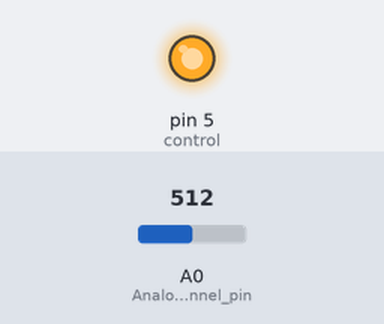
Recording of a sketch running on a simulated Arduino Uno, built with avr-gcc and run on an emulated ATmega328P. On the bench: output pins drawn as LEDs (lit = HIGH). The inputs (shaded band) are chosen by the test bench; at power-on: A0 (Analog_channel_pin) = 512. What the sketch prints to the serial monitor is not drawn.

Above: at 0.15 s.
Timing chart, 0 to 1.8 s (numbered marks = the images above):
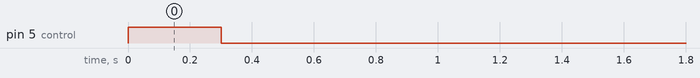

Measured:
- by itself, pin 5 (control): LOW → HIGH at 0.00 s, → LOW 0.30 s later

The sketch:

pomiar_napiecia_potencjometr.ino
```cpp
#define Analog_channel_pin 0
#define control 5
#define lowD 6
#define highD 7
#define highestD 8

int ADC_VALUE =0;
int voltage=0;
int last=0;
int now=0;
void setup()
{
  Serial.begin(9600);
  pinMode(control, OUTPUT);
}


void loop(){
  ADC_VALUE = analogRead(Analog_channel_pin);
 // Serial.print("ADC ValUE = ");
  //Serial.println(ADC_VALUE);
  voltage =(ADC_VALUE * 3.3*3)/(2048); // bo zasilanie tyle wynosi
  now=voltage;
  if(now!=last){
    digitalWrite(control, HIGH);
    delay(300);
  }
  last=now;
  if(voltage>=1){
    digitalWrite(lowD, HIGH);
  }
  else{
    digitalWrite(lowD, LOW);
  }
  if (voltage >=2)
  {
    digitalWrite(highD, HIGH);
  }
  else{
    digitalWrite(highD, LOW);
  }
  if( voltage >=3)
  {
    digitalWrite(highestD, HIGH);
  }
  else
  {
    digitalWrite(highestD, LOW);
  }
  digitalWrite(control,LOW);
  Serial.print("Voltage: ");
  Serial.print(voltage);
  Serial.print(" V ");
  Serial.println(" ");
  delay(1000);
}
```
